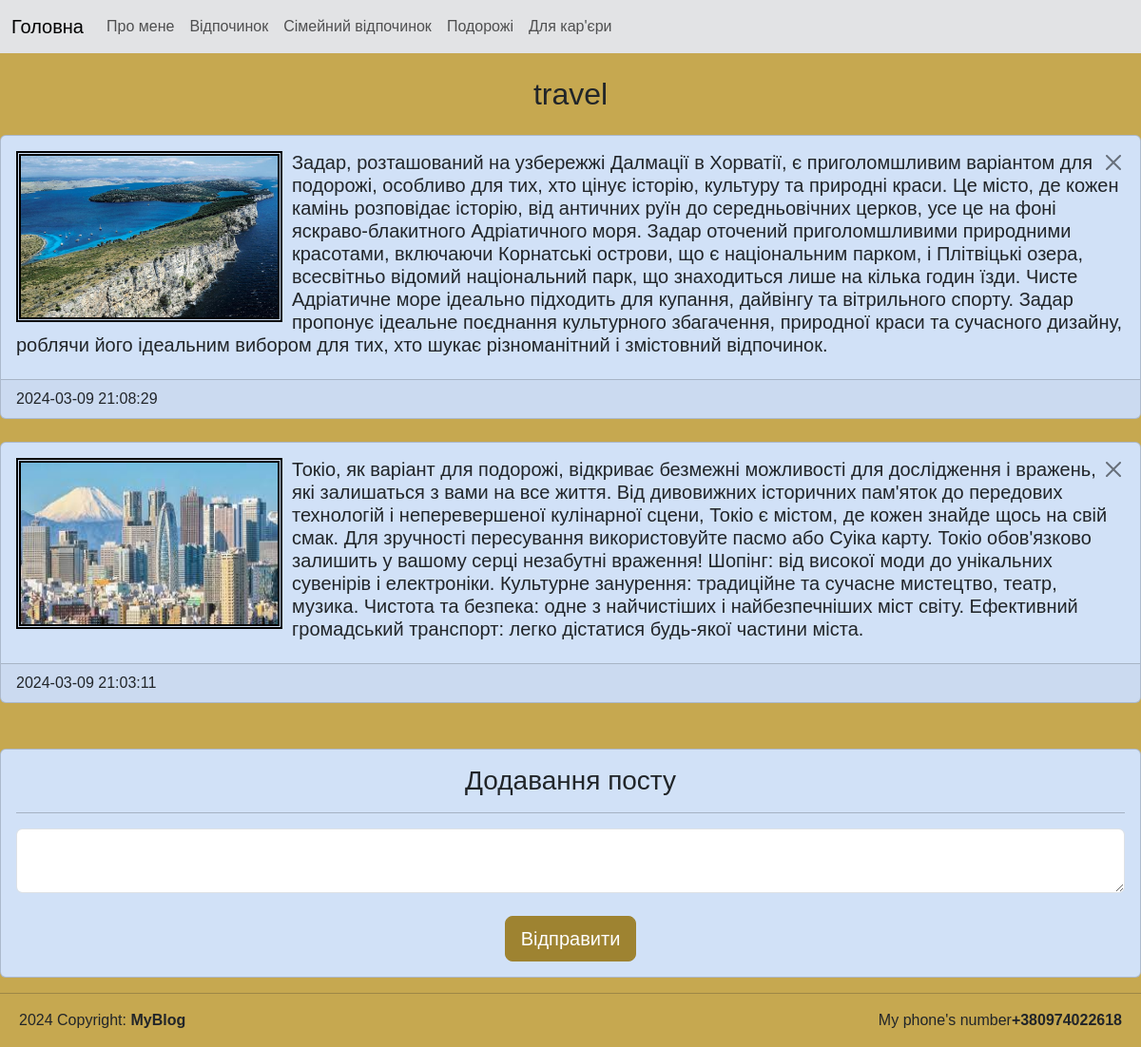
The app's page /post/category/travel with its own data.
### tables this page shows
CREATE TABLE category(
	category_id INTEGER PRIMARY KEY AUTOINCREMENT,
	category_name TEXT
	);

CREATE TABLE post(
	post_id INTEGER PRIMARY KEY AUTOINCREMENT,
	category_id INTEGER NOT NULL,
	post_text TEXT,
	post_datetime TEXT NOT NULL DEFAULT CURRENT_TIMESTAMP,
	FOREIGN KEY (category_id) REFERENCES category(category_id)
ON UPDATE CASCADE ON DELETE CASCADE 	
);

### main.py (the view)
@app.route('/post/category/<category_name>', methods=["GET", "POST"])
def post_category(category_name):
    category_id = db.getIdByCategory(category_name)
    if request.method == "GET":
        posts = db.getPostsByCategory(category_name)
    if request.method == "POST":
        db.addPost(request.form["category_id"], request.form["post"])
        posts = db.getPostsByCategory(category_name)
        return redirect(f"/post/category/{category_name}")
    return render_template("post_category.html",category_name=category_name,
    category_id=category_id,
    posts=posts)

### db_scripts.py (called while the page is built)
def open():
    global connection, cursor
    connection = sqlite3.connect(db_name)
    cursor = connection.cursor()

def close():
    cursor.close()
    connection.close()

def getIdByCategory(category_name):
    open()
    cursor.execute(''' SELECT category_id FROM category WHERE category_name = (?)
    ''',[category_name])
    category_id = cursor.fetchone()[0]
    close()
    return category_id

def getPostsByCategory(category_name):
    open()
    cursor.execute('''
        SELECT * FROM post, category WHERE category_name = (?)
        AND post.category_id = category.category_id
        ORDER BY post_datetime  DESC

     ''', [category_name])
    posts = cursor.fetchall()
    close()
    return posts

### templates/post_category.html (shortened to what this page needs)
{% extends "index.html" %}
{%block content%}
<h2 class="my-4 ms -3 category-header">{{category_name}}</h2>
<section class="category_content">
    <div>
        {%for post in posts%}
        <div class="card my-4 bolder">
          <div class="card-body">
            <a href="/post/delete/{{post[0]}}/{{category_name}}" onclick="return confirm('Видалити пост?')">          <button  type="button" class="btn-close" data-bs-dismiss="alert" aria-label="Close" style="float: right"></button>
            </a>
              <image class="post-image" src="/static/{{post[0]}}.jpg" alt="{{post[0]}}" width="280px" height="180px">
              <h5 class="card-title">{{post[2]}}</h5>
          </div>
          <footer class="card-footer">{{post[3]}}</footer>
        </div>
        {%endfor%}
        </div>
        <div class="card mt-5 bolder">
            <div class="card-body">
              <div class="add">
                <h3 class="card-title">Додавання посту</h3>
              </div>
              <hr>
              <form method="POST">
                  <textarea name="post" class="form-control post-input"></textarea><br>
                  <div class="add"><input type="submit" class="btn btn-primary btn-lg go" value="Відправити"></div>
              </form>
            </div>
          </div>
</section>
{% endblock %}

### static/style.css (style rules this page uses)
body { background-color: rgb(198, 168, 80); font-family: Arial, Helvetica, sans-serif; }
.post-image { float: left; border: 5px double black; margin-right: 10px; }
.category-header { font-size: xx-large; font-family: Impact, Haettenschweiler, 'Arial Narrow Bold', sans-serif; text-align: center; }
.post-input { font-size: large; }
.add { text-align: center; }
.go { background-color: rgb(158, 131, 49); border-color: rgb(158, 131, 49); }
.bolder { background-color: rgb(209, 225, 247); }

### records on screen
category: category_name "travel"
post: shows a picture, post_text "Задар, розташований на узбережжі Далмації в Хорватії, є приголомшливим варіантом для подорожі, особливо для тих, хто цінує історію, культуру та природні краси. Це місто, де кожен камінь розповідає історію, від античних руїн до середньовічних церков, усе це на фоні яскраво-блакитного Адріатичного моря. Задар оточений приголомшливими природними красотами, включаючи Корнатські острови, що є національним парком, і Плітвіцькі озера, всесвітньо відомий національний парк, що знаходиться лише на кілька годин їзди. Чисте Адріатичне море ідеально підходить для купання, дайвінгу та вітрильного спорту. Задар пропонує ідеальне поєднання культурного збагачення, природної краси та сучасного дизайну,…", post_datetime "2024-03-09 21:08:29"
post: shows a picture, post_text "Токіо, як варіант для подорожі, відкриває безмежні можливості для дослідження і вражень, які залишаться з вами на все життя. Від дивовижних історичних пам'яток до передових технологій і неперевершеної кулінарної сцени, Токіо є містом, де кожен знайде щось на свій смак. Для зручності пересування використовуйте пасмо або Суіка карту. Токіо обов'язково залишить у вашому серці незабутні враження! Шопінг: від високої моди до унікальних сувенірів і електроніки. Культурне занурення: традиційне та сучасне мистецтво, театр, музика. Чистота та безпека: одне з найчистіших і найбезпечніших міст світу. Ефективний громадський транспорт: легко дістатися будь-якої частини міста.", post_datetime "2024-03-09 21:03:11"
